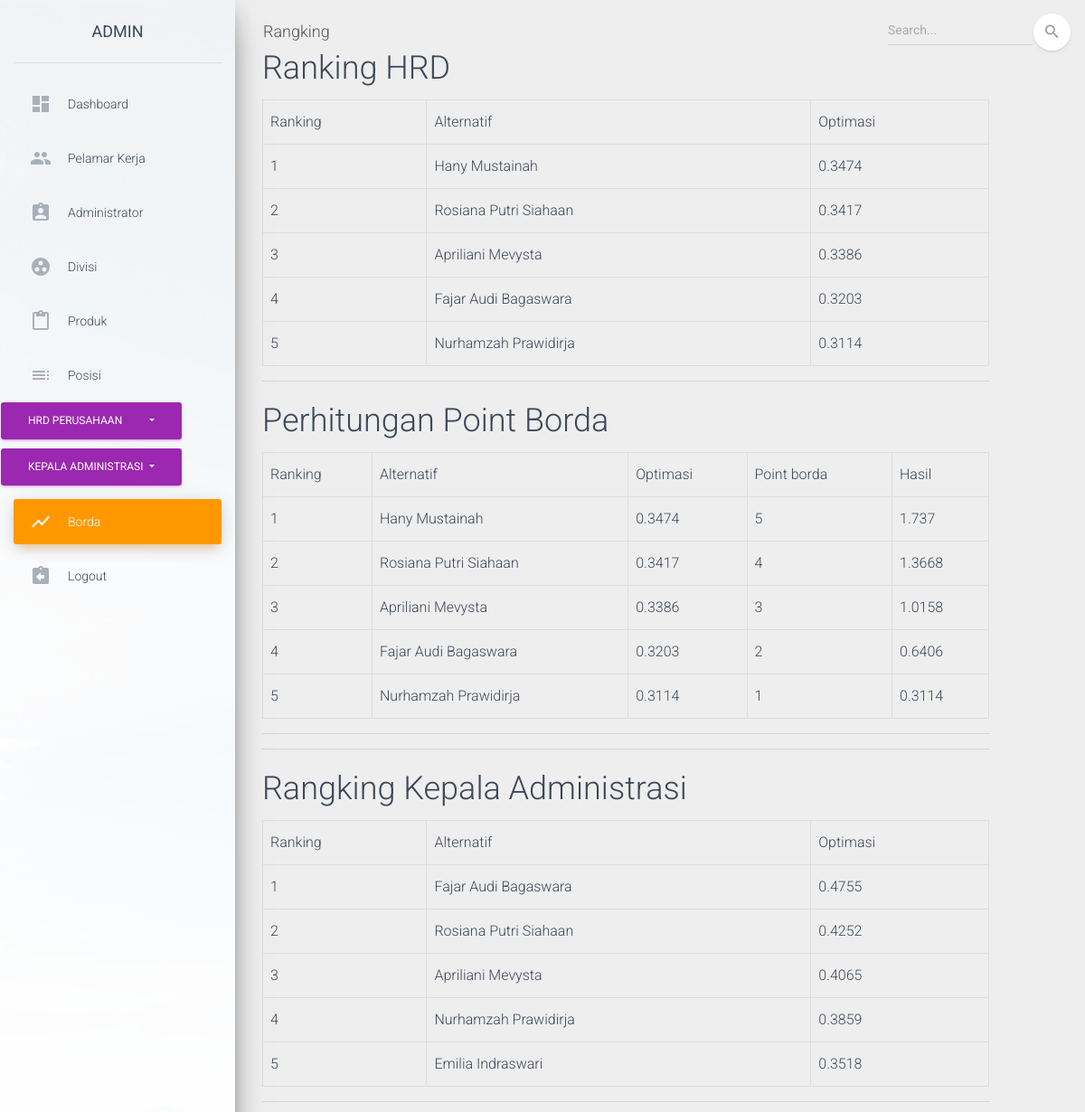
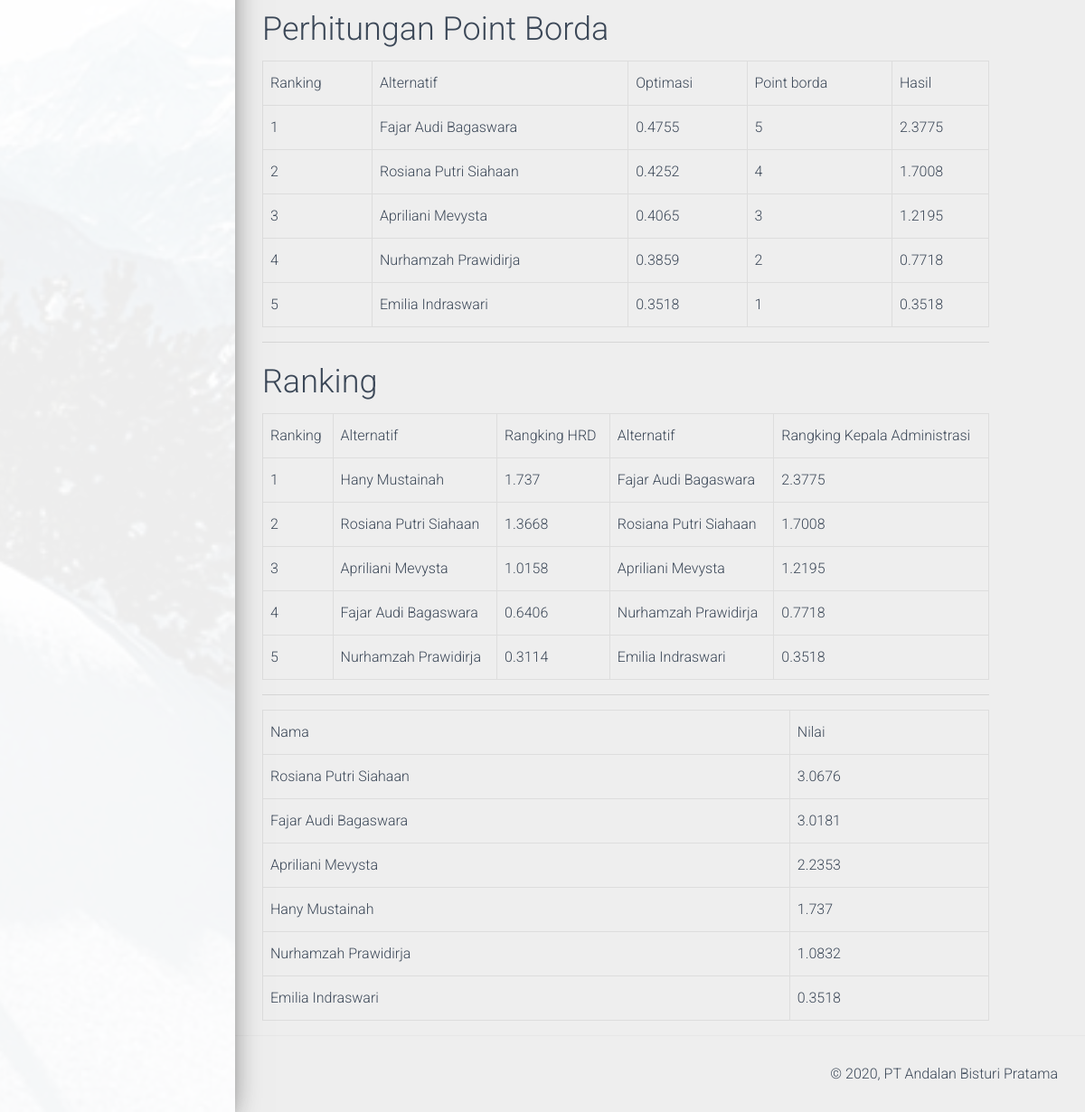
The app's page /index.php/borda with its own data (2 pictures, top to bottom).
### tables this page shows
CREATE TABLE `pelamar` (
  `id_pelamar` int(50) NOT NULL,
  `nama` varchar(55) NOT NULL,
  `email` varchar(25) NOT NULL,
  `pendidikan` varchar(255) NOT NULL,
  `nama_sekolah` varchar(45) NOT NULL,
  `alamat` varchar(100) NOT NULL,
  `no_hp` varchar(12) NOT NULL,
  `tempat_lahir` varchar(25) DEFAULT NULL,
  `tanggal_lahir` varchar(45) NOT NULL,
  `username` varchar(45) NOT NULL,
  `password` text NOT NULL,
  `jenis_kelamin` varchar(15) NOT NULL,
  `fk_posisi_magang` int(11) NOT NULL,
  `status` int(11) NOT NULL
);

### application/controllers/Borda.php (called while the page is built, shortened)
<?php
class Borda extends CI_Controller {
		public function __construct(){
		$this->load->helper('url','form');
		$this->load->library('form_validation');
		$this->load->model('kriteria_model2');
		$this->load->model('kriteria_model');
		$this->load->model('alternatif_model');
		$this->load->model('nilai_model2');
		$this->load->model('nilai_model');
		$this->load->model('perhitungan_model2');
		$this->load->model('perhitungan_model');
		}
		public function index()
		{
			$object['kriteria2']=$this->perhitungan_model2->get_kriteria();
			$object['alternatif2']=$this->perhitungan_model2->penilaian_alternatif();
			$object['penilaian2']=$this->perhitungan_model2->get_penilaian();
			$object['kriteria']=$this->perhitungan_model->get_kriteria();
			$object['alternatif']=$this->perhitungan_model->penilaian_alternatif();
			$object['penilaian']=$this->perhitungan_model->get_penilaian();
			$this->load->view('admin/ranking3/template/header');
			$this->load->view('admin/ranking3/ranking',$object);
			$this->load->view('admin/ranking3/template/footer');
		}
}
?>

### index.php (called while the page is built, shortened)
<?php
require_once BASEPATH.'core/CodeIgniter.php';

### application/models/Perhitungan_model.php (called while the page is built, shortened)
<?php
    class Perhitungan_model extends CI_Model {
        public function get_kriteria()
	{
		$this->db->order_by("id_kriteria","asc");
		$query=$this->db->get('kriteria');
		return $query->result();
	}
	public function data_nilai($id_pelamar,$id_kriteria)
	{
		$query = $this->db->query("SELECT * FROM nilai WHERE id_pelamar='$id_pelamar' AND id_kriteria='$id_kriteria';");
		return $query->row_array();
    }
	public function penilaian_alternatif()
	{
		$query = $this->db->query("SELECT DISTINCT pelamar.nama, pelamar.id_pelamar FROM pelamar JOIN nilai ON pelamar.id_pelamar=nilai.id_pelamar;");
		return $query->result();
    }
    public function nilai_pembagi($id_kriteria)
	{
		$query = $this->db->query("SELECT SQRT(SUM(POWER(nilai,2)))as pembagi from nilai WHERE id_kriteria='$id_kriteria';");
		return $query->row_array();
	}
	public function pembobotan($id_kriteria)
	{
		$query = $this->db->query("SELECT ((nilai/pembagi)*kriteria.bobot) as pembobotan, kriteria.bobot, kriteria.tipe
		from nilai join( select SQRT(SUM(POWER(nilai,2)))as pembagi from nilai WHERE id_kriteria='$id_kriteria') as b
		JOIN Kriteria ON kriteria.id_kriteria=nilai.id_kriteria
		WHERE kriteria.id_kriteria='$id_kriteria' GROUP BY nilai.id_pelamar");
		return $query->row_array();
	}
	public function hasil($id_pelamar)
	{
		$query = $this->db->query("SELECT * FROM pelamar WHERE id_pelamar='$id_pelamar';");
		return $query->row_array();
	}
    }

### application/models/Perhitungan_model2.php (called while the page is built, shortened)
<?php
    class Perhitungan_model2 extends CI_Model {
        public function get_kriteria()
	{
		$this->db->order_by("id_kriteria","asc");
		$query=$this->db->get('kriteria2');
		return $query->result();
	}
	public function data_nilai($id_pelamar,$id_kriteria)
	{
		$query = $this->db->query("SELECT * FROM nilai2 WHERE id_pelamar='$id_pelamar' AND id_kriteria='$id_kriteria';");
		return $query->row_array();
    }
	public function penilaian_alternatif()
	{
		$query = $this->db->query("SELECT DISTINCT pelamar.nama, pelamar.id_pelamar FROM pelamar JOIN nilai2 ON pelamar.id_pelamar=nilai2.id_pelamar;");
		return $query->result();
    }
    public function nilai_pembagi($id_kriteria)
	{
		$query = $this->db->query("SELECT SQRT(SUM(POWER(nilai,2)))as pembagi from nilai2 WHERE id_kriteria='$id_kriteria';");
		return $query->row_array();
	}
	public function pembobotan($id_kriteria)
	{
		$query = $this->db->query("SELECT ((nilai/pembagi)*kriteria2.bobot) as pembobotan, kriteria2.bobot, kriteria2.tipe
		from nilai2 join( select SQRT(SUM(POWER(nilai,2)))as pembagi from nilai2 WHERE id_kriteria='$id_kriteria') as b
		JOIN kriteria2 ON kriteria2.id_kriteria=nilai2.id_kriteria
		WHERE kriteria2.id_kriteria='$id_kriteria' GROUP BY nilai2.id_pelamar");
		return $query->row_array();
	}
    }

### application/views/admin/ranking3/ranking.php (the view, shortened to what this page needs)
<div class="container">
            <br><br>
  <div class="col-xs-11 col-sm-11 col-md-11 col-lg-11">
  <div class="panel panel-default">
    <div class="panel-body">
          <?php foreach ($alternatif as $keys): ?>
                <?php
                $max=0;
                $min=0;
                foreach ($kriteria as $key): ?>
                    <?php
                    $data_pencocokan = $this->perhitungan_model->data_nilai($keys->id_pelamar,$key->id_kriteria);
                    $pembagi=$this->perhitungan_model->nilai_pembagi($key->id_kriteria);
                    $pembobotan=$this->perhitungan_model->pembobotan($key->id_kriteria);
                      if($pembobotan['tipe']==='Benefit'){
                          $max += round($data_pencocokan['nilai']/$pembagi['pembagi']*$pembobotan['bobot'],4);
                      }else{
                          $min += round($data_pencocokan['nilai']/$pembagi['pembagi']*$pembobotan['bobot'],4);
                      }
                      $yi=$max-$min;
                    ?>
                    <?php endforeach ;?>
                      <?php $optimasi[]=$yi;
                      $optim[]=$yi;
                      $id[]=$keys->id_pelamar;
                      ?>
            <?php endforeach ?>
      <h2>Ranking HRD </h2>
      <table class="table table-hover table-bordered">
        <tr>
          <td>Ranking</td>
          <td>Alternatif</td>
          <td>Optimasi</td>
        </tr>
              <?php
              $a=1;for($i=0; $i<5; $i++) {
                rsort($optimasi);
                $id_optimasi = array_search($optimasi[$i], $optim);
                $id_pelamar = $id[$id_optimasi];
                $alternatif = $this->perhitungan_model->hasil($id_pelamar);
                $optimasi_tertinggi=max($optimasi);
                $id_optimasi2 = array_search($optimasi_tertinggi, $optim);
                $id_pelamar2 = $id[$id_optimasi2];
                $alternatif_terpilih=$this->perhitungan_model->hasil($id_pelamar2);
                ?>
        <tr>
          <td><?php echo $a; ?></td>
          <td><?php echo  $alternatif['nama'] ?></td>
          <td><?php echo $optimasi[$i]; ?></td>
        </tr>
        <?php  $a++; } ?>
      </table>
      <hr>
      <h2>Perhitungan Point Borda </h2>
      <table class="table table-hover table-bordered">
        <tr>
          <td>Ranking</td>
          <td>Alternatif</td>
          <td>Optimasi</td>
          <td>Point borda</td>
          <td>Hasil</td>
        </tr>
              <?php
              $a=1;
              $b=6;
              for($i=0; $i<5; $i++) {
                rsort($optimasi);
                $id_optimasi = array_search($optimasi[$i], $optim);
                $id_pelamar = $id[$id_optimasi];
                $alternatif = $this->perhitungan_model->hasil($id_pelamar);
                $optimasi_tertinggi=max($optimasi);
                $id_optimasi2 = array_search($optimasi_tertinggi, $optim);
                $id_pelamar2 = $id[$id_optimasi2];
                $alternatif_terpilih=$this->perhitungan_model->hasil($id_pelamar2);
                if ($a>$i) {
                  $b--;
                }
                $total = $optimasi[$i] * $b;
                ?>
        <tr>
          <td><?php echo $a; ?></td>
          <td><?php echo  $alternatif['nama'] ?></td>
          <td><?php echo $optimasi[$i]; ?></td>
          <td><?php echo $b; ?></td>
          <td><?php echo $total; ?></td>
        </tr>
        <?php  $a++; } ?>
      </table>
      <hr>
          <?php foreach ($alternatif2 as $keys): ?>
                <?php
                $max=0;
                $min=0;
                foreach ($kriteria2 as $key): ?>
                    <?php
                    $data_pencocokan = $this->perhitungan_model2->data_nilai($keys->id_pelamar,$key->id_kriteria);
                    $pembagi=$this->perhitungan_model2->nilai_pembagi($key->id_kriteria);
                    $pembobotan=$this->perhitungan_model2->pembobotan($key->id_kriteria);
                      if($pembobotan['tipe']==='Benefit'){
                          $max += round($data_pencocokan['nilai']/$pembagi['pembagi']*$pembobotan['bobot'],4);
                      }else{
                          $min += round($data_pencocokan['nilai']/$pembagi['pembagi']*$pembobotan['bobot'],4);
                      }
                      $yi=$max-$min;
                    ?>
                    <?php endforeach ;?>
                      <?php $optimasi2[]=$yi;
                      $optim[]=$yi;
                      $id[]=$keys->id_pelamar;
                      ?>
            <?php endforeach ?>
        <hr>
      <h2>Rangking Kepala Administrasi </h2>
      <table class="table table-hover table-bordered">
        <tr>
          <td>Ranking</td>
          <td>Alternatif</td>
          <td>Optimasi</td>
        </tr>
              <?php
              $a=1;for($i=0; $i<5; $i++) {
                rsort($optimasi2);
                $id_optimasi = array_search($optimasi2[$i], $optim);
                $id_pelamar = $id[$id_optimasi];
                $alternatif = $this->perhitungan_model2->hasil($id_pelamar);
                ?>
        <tr>
          <td><?php echo $a; ?></td>
          <td><?php echo  $alternatif['nama'] ?></td>
          <td><?php echo $optimasi2[$i]; ?></td>
        </tr>
        <?php  $a++; } ?>
      </table>
      <hr>
      <h2>Perhitungan Point Borda </h2>
      <table class="table table-hover table-bordered">
        <tr>
          <td>Ranking</td>
          <td>Alternatif</td>
          <td>Optimasi</td>
          <td>Point borda</td>
          <td>Hasil</td>
        </tr>
              <?php
              $a=1;
              $b=6;
              for($i=0; $i<5; $i++) {
                rsort($optimasi2);
                $id_optimasi = array_search($optimasi2[$i], $optim);
                $id_pelamar = $id[$id_optimasi];
                $alternatif = $this->perhitungan_model->hasil($id_pelamar);
                if ($a>$i) {
                  $b--;
                }
                $total2 = $optimasi2[$i] * $b;
                ?>
        <tr>
          <td><?php echo $a; ?></td>
          <td><?php echo  $alternatif['nama'] ?></td>
          <td><?php echo $optimasi2[$i]; ?></td>
          <td><?php echo $b; ?></td>
          <td><?php echo $total2; ?></td>
        </tr>
        <?php  $a++; } ?>
      </table>
      <hr>
      <h2>Ranking </h2>
      <table class="table table-hover table-bordered">
        <tr>
          <td>Ranking</td>
          <td>Alternatif</td>
          <td>Rangking HRD</td>
          <td>Alternatif</td>
          <td>Rangking Kepala Administrasi</td>
        </tr>
              <?php
              $hasil_dds = array();
              $a=1;
              $b=6;
              for($i=0; $i<5; $i++) {
                ksort($optimasi);
                $id_optimasi = array_search($optimasi[$i], $optim);
                $id_pelamar = $id[$id_optimasi];
                $alternatif = $this->perhitungan_model->hasil($id_pelamar);
                ksort($optimasi2);
                $id_optimasi2 = array_search($optimasi2[$i], $optim);
                $id_pelamar3 = $id[$id_optimasi2];
                $alternatif_terpilih=$this->perhitungan_model->hasil($id_pelamar3);
                if ($a>$i) {
                  $b--;
                }
                $total = $optimasi[$i] * $b;
                $total2 = $optimasi2[$i] * $b;
                ?>
              <?php
                array_push($hasil_dds, array('nama'=>$alternatif['nama'], 'nilai'=>$total));
                array_push($hasil_dds, array('nama'=>$alternatif_terpilih['nama'], 'nilai'=>$total2));
              ?>
        <tr>
          <td><?php echo $a; ?></td>
          <td><?php echo $alternatif['nama'] ?></td>
          <td><?php echo $total; ?></td>
          <td><?php echo $alternatif_terpilih['nama'] ?></td>
          <td><?php echo $total2; ?></td>
        </tr>
        <?php  $a++; } ?>
      </table>
      <hr>
      <table class="table table-hover table-bordered">
          <tr>
          <td>Nama</td>
          <td>Nilai</td>
          </tr>
        <?php $total_dds = array();
          foreach($hasil_dds as $row){
            $total_dds[$row['nama']] = 0;
          }?>
        <?php foreach($hasil_dds as $row){
            $nilai = (float)$row['nilai'];
            $total_dds[$row['nama']] += $nilai;
          }
          ?>
        <?php
        arsort($total_dds);
        foreach ($total_dds as $key => $value): ?>
                  <?php echo
                    '<tr>
                      <td>'.$key.'</td>
                      <td>'.$value.'</td>
                    </tr>'
                   ?>
                <?php endforeach ?>
      </table>
    </div>
  </div>
  </div>
</div>

### records on screen
pelamar: nama "Hany Mustainah", i "0.3474"
pelamar: nama "Rosiana Putri Siahaan", i "0.3417", i "0.4252", total "1.3668", total2 "1.7008"
pelamar: nama "Apriliani Mevysta", i "0.3386", i "0.4065", total "1.0158", total2 "1.2195"
pelamar: nama "Fajar Audi Bagaswara", i "0.3203", i "0.4755"
pelamar: nama "Nurhamzah Prawidirja", i "0.3114", i "0.3859"
pelamar: nama "Emilia Indraswari", i "0.3518"

### other values on screen
$optimasi[$i] "0.3474"
$b "5"
$total "1.737"
$optimasi[$i] "0.3417"
$b "4"
$total "1.3668"
$optimasi[$i] "0.3386"
$b "3"
$total "1.0158"
$optimasi[$i] "0.3203"
$b "2"
$total "0.6406"
$optimasi[$i] "0.3114"
$b "1"
$total "0.3114"
